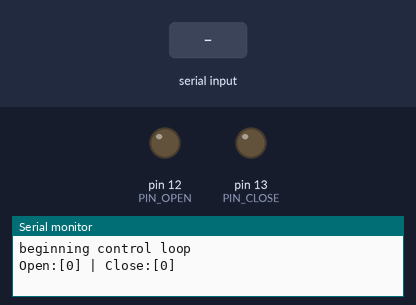
Simulated run of this sketch. Board: Arduino Uno, built with avr-gcc and run on an emulated ATmega328P. Parts: output pins drawn as LEDs (lit = HIGH), the last lines printed to the serial monitor. The inputs (shaded band) are chosen by the test bench.

Above: at 1.2 s.
1.3 s: "1" received over Serial
At 2.4 s:
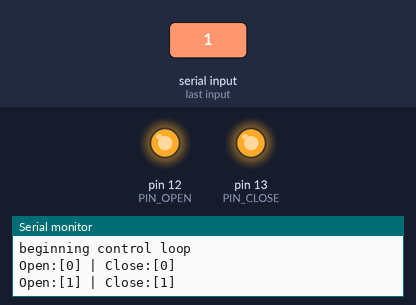
2.8 s: "0" received over Serial
At 3.5 s:
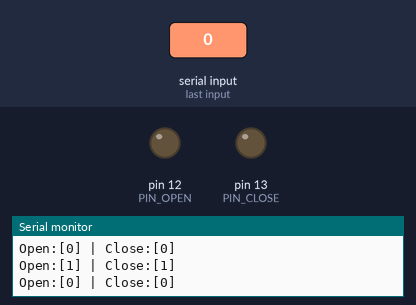
4.3 s: "2" received over Serial
At 4.7 s:
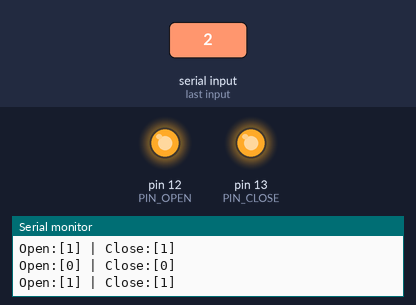
Timing chart, 0 to 7.3 s (numbered marks = the images above; inputs shaded):
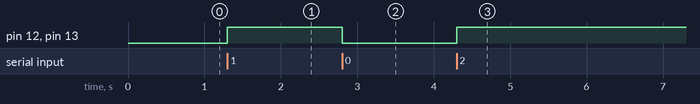

Measured:
- after the input at 1.3 s, pin 12 (PIN_OPEN), pin 13 (PIN_CLOSE): LOW → HIGH at once
- after the input at 2.8 s, pin 12 (PIN_OPEN), pin 13 (PIN_CLOSE): HIGH → LOW at once
- after the input at 4.3 s, pin 12 (PIN_OPEN), pin 13 (PIN_CLOSE): LOW → HIGH at once

The sketch:

pneumatics_test.ino
```cpp
//Program for testing a single solenoid pair
//To use, set solenoid open/close pair using #define below
//in serial monitor press enter to swap the state of the output pins

/*
  snips:
    open - 12
    close - 13

  press (BROKEN)
    open_high - 8
    close_high - 9

    open_low - 10
    close_low - 11

  glue
    open - 6
    close - 7

 */

#define PIN_OPEN 12
#define PIN_CLOSE 13

#define INVERT_CLOSE true
//set to true if you want both outputs to be the same
//i.e. [open=HIGH, close=HIGH], and [open=LOW, close=LOW]
//normal operation is that open and close are opposites


//start closed
int ostate = LOW;
int cstate = HIGH;


void setup() {
//  //prevent pins from floating on boot? DOESN'T ACTUALLY WORK... NEED TO SET PULLDOWN RESISTORS ON RELAYS
//  pinMode(PIN_OPEN, INPUT_PULLUP);
//  pinMode(PIN_CLOSE, INPUT_PULLUP);

  if (INVERT_CLOSE) cstate = LOW; //if close pin is inverted, set close to inverted initial state (i.e. not HIGH = LOW)

  //Set up serial communication
  Serial.begin(9600);
  Serial.println("beginning control loop");
  Serial.println("Open:[" + String(ostate) + "] | Close:[" + String(cstate) + "]");

  //set up pins and write to initial state
  pinMode(PIN_OPEN, OUTPUT);
  pinMode(PIN_CLOSE, OUTPUT);
  digitalWrite(PIN_OPEN, ostate);
  digitalWrite(PIN_CLOSE, cstate);
}

void loop() {
  //check if enter (or really any input) was entered into the serial prompt
  //any input causes the state of the solenoid pair to be swapped
  if (Serial.available() > 0)
  {
    int cmd = Serial.read();
    if (ostate == HIGH)
    {
      ostate = LOW;
      cstate = INVERT_CLOSE ? LOW : HIGH;
    }
    else
    {
      ostate = HIGH;
      cstate = INVERT_CLOSE ? HIGH : LOW;
    }

    //write the new state to the pins, and display the current state of the pins
    digitalWrite(PIN_OPEN, ostate);
    digitalWrite(PIN_CLOSE, cstate);
    Serial.println("Open:[" + String(ostate) + "] | Close:[" + String(cstate) + "]");
  }

}
```
